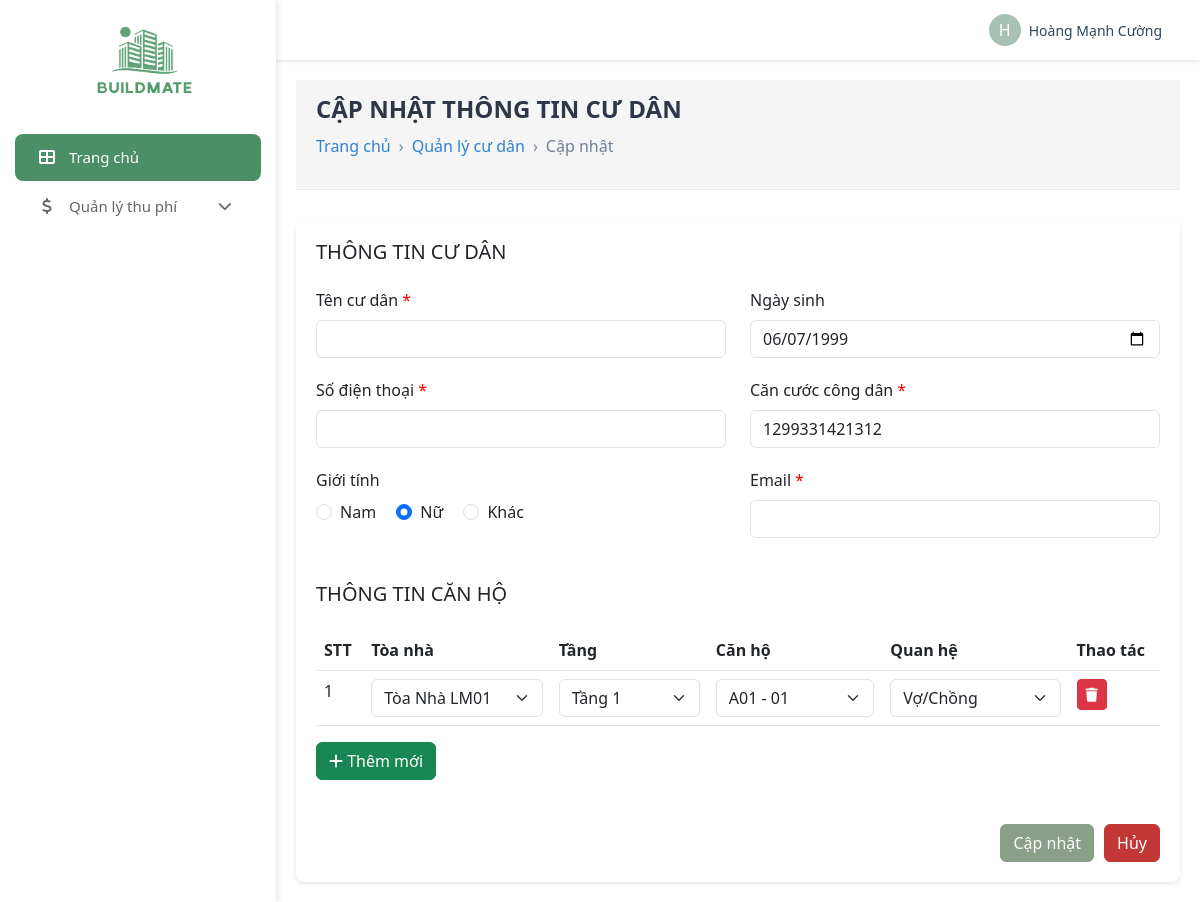
The page /admin/apartment/update_resident.php?id=4 (signed in) on the database its author committed.
### tables this page shows
CREATE TABLE `resident` (
  `ID` int(11) NOT NULL,
  `NationalId` varchar(50) DEFAULT NULL,
  `Dob` date DEFAULT NULL,
  `Gender` varchar(10) DEFAULT NULL
);

CREATE TABLE `residentapartment` (
  `ResidentId` int(11) NOT NULL,
  `ApartmentId` int(11) NOT NULL,
  `Relationship` varchar(100) DEFAULT NULL
);

### admin/apartment/update_resident.php (the view, shortened to what this page needs)
<?php
include '../../database/DBController.php';
$resident_id = mysqli_real_escape_string($conn, $_GET['id']);
$resident_query = mysqli_query($conn, "
    SELECT r.*, u.UserName, u.Email, u.PhoneNumber
    FROM resident r
    LEFT JOIN users u ON r.ID = u.ResidentID
    WHERE r.ID = '$resident_id'
");
$resident = mysqli_fetch_assoc($resident_query);
$apartments_query = mysqli_query($conn, "
    SELECT ra.*,
           a.Name as ApartmentName, a.ApartmentID,
           f.Name as FloorName, f.ID as FloorId,
           b.Name as BuildingName, b.ID as BuildingId
    FROM ResidentApartment ra
    JOIN apartment a ON ra.ApartmentId = a.ApartmentID
    JOIN Floors f ON a.FloorId = f.ID
    JOIN Buildings b ON f.BuildingId = b.ID
    WHERE ra.ResidentId = '$resident_id'
") or die('Query failed: ' . mysqli_error($conn));
?>
<!DOCTYPE html>
<html lang="en">
<head>
    <link rel="stylesheet" href="https://cdnjs.cloudflare.com/ajax/libs/font-awesome/6.0.0/css/all.min.css">
    <link href="https://cdn.jsdelivr.net/npm/bootstrap@5.3.0/dist/css/bootstrap.min.css" rel="stylesheet">
</head>
<body>
    <div class="d-flex">
        <?php include '../admin_navbar.php'; ?>
        <div style="width: 100%;">
            <?php include '../admin_header.php'; ?>
            <div class="manage-container">
                <div class="page-header">
                    <h2>CẬP NHẬT THÔNG TIN CƯ DÂN</h2>
                    <div class="breadcrumb">
                        <a href="dashboard.php">Trang chủ</a>
                        <span>›</span>
                        <a href="resident_management.php">Quản lý cư dân</a>
                        <span>›</span>
                        <span>Cập nhật</span>
                    </div>
                </div>
                <div class="form-container">
                    <form action="" method="post">
                        <h5 class="mb-4">THÔNG TIN CƯ DÂN</h5>
                        <div class="row">
                            <div class="col-md-6">
                                <div class="form-group">
                                    <label class="form-label">Tên cư dân<span class="required">*</span></label>
                                    <input type="text" name="name" class="form-control" required
                                           value="<?php echo $resident['UserName']; ?>">
                                </div>
                                <div class="form-group">
                                    <label class="form-label">Số điện thoại<span class="required">*</span></label>
                                    <input type="tel" name="phone" class="form-control" required
                                           value="<?php echo $resident['PhoneNumber']; ?>">
                                </div>
                                <div class="form-group">
                                    <label class="form-label">Giới tính</label>
                                    <div>
                                        <div class="form-check form-check-inline">
                                            <input class="form-check-input" type="radio" name="gender" value="Nam"
                                                   <?php echo ($resident['Gender'] == 'Nam') ? 'checked' : ''; ?>>
                                            <label class="form-check-label">Nam</label>
                                        </div>
                                        <div class="form-check form-check-inline">
                                            <input class="form-check-input" type="radio" name="gender" value="Nữ"
                                                   <?php echo ($resident['Gender'] == 'Nữ') ? 'checked' : ''; ?>>
                                            <label class="form-check-label">Nữ</label>
                                        </div>
                                        <div class="form-check form-check-inline">
                                            <input class="form-check-input" type="radio" name="gender" value="Khác"
                                                   <?php echo ($resident['Gender'] == 'Khác') ? 'checked' : ''; ?>>
                                            <label class="form-check-label">Khác</label>
                                        </div>
                                    </div>
                                </div>
                            </div>
                            <div class="col-md-6">
                                <div class="form-group">
                                    <label class="form-label">Ngày sinh</label>
                                    <input type="date" name="dob" class="form-control"
                                           value="<?php echo $resident['Dob']; ?>">
                                </div>
                                <div class="form-group">
                                    <label class="form-label">Căn cước công dân<span class="required">*</span></label>
                                    <input type="text" name="national_id" class="form-control" required
                                           value="<?php echo $resident['NationalId']; ?>">
                                </div>
                                <div class="form-group">
                                    <label class="form-label">Email<span class="required">*</span></label>
                                    <input type="email" name="email" class="form-control" required
                                           value="<?php echo $resident['Email']; ?>">
                                </div>
                            </div>
                        </div>
                        <h5 class="mb-4 mt-4">THÔNG TIN CĂN HỘ</h5>
                        <table class="table">
                            <thead>
                                <tr>
                                    <th>STT</th>
                                    <th>Tòa nhà</th>
                                    <th>Tầng</th>
                                    <th>Căn hộ</th>
                                    <th>Quan hệ</th>
                                    <th>Thao tác</th>
                                </tr>
                            </thead>
                            <tbody id="apartment-rows">
                                <?php
                                $stt = 1;
                                while($apartment = mysqli_fetch_assoc($apartments_query)) {
                                ?>
                                <tr data-building-id="<?php echo $apartment['BuildingId']; ?>"
                                    data-floor-id="<?php echo $apartment['FloorId']; ?>"
                                    data-apartment-id="<?php echo $apartment['ApartmentId']; ?>">
                                    <td><?php echo $stt++; ?></td>
                                    <td>
                                        <select name="building_id[]" class="form-select building-select" required>
                                            <?php
                                            $buildings = mysqli_query($conn, "SELECT ID, Name FROM Buildings WHERE Status = 'active'");
                                            while($building = mysqli_fetch_assoc($buildings)) {
                                                $selected = ($building['ID'] == $apartment['BuildingId']) ? 'selected' : '';
                                                echo "<option value='{$building['ID']}' {$selected}>{$building['Name']}</option>";
                                            }
                                            ?>
                                        </select>
                                    </td>
                                    <td>
                                        <select name="floor_id[]" class="form-select floor-select" required>
                                            <?php
                                            if($apartment['BuildingId']) {
                                                $floors = mysqli_query($conn, "SELECT ID, Name FROM Floors WHERE BuildingId = '{$apartment['BuildingId']}'");
                                                while($floor = mysqli_fetch_assoc($floors)) {
                                                    $selected = ($floor['ID'] == $apartment['FloorId']) ? 'selected' : '';
                                                    echo "<option value='{$floor['ID']}' {$selected}>{$floor['Name']}</option>";
                                                }
                                            }
                                            ?>
                                        </select>
                                    </td>
                                    <td>
                                        <select name="apartment_id[]" class="form-select apartment-select" required>
                                            <?php
                                            if($apartment['FloorId']) {
                                                $apartments = mysqli_query($conn, "SELECT ApartmentID, Name FROM apartment WHERE FloorId = '{$apartment['FloorId']}'");
                                                while($apt = mysqli_fetch_assoc($apartments)) {
                                                    $selected = ($apt['ApartmentID'] == $apartment['ApartmentId']) ? 'selected' : '';
                                                    echo "<option value='{$apt['ApartmentID']}' {$selected}>{$apt['Name']}</option>";
                                                }
                                            }
                                            ?>
                                        </select>
                                    </td>
                                    <td>
                                        <select name="relationship[]" class="form-select" required>
                                            <?php
                                            $relationships = ['Khách thuê', 'Vợ/Chồng', 'Con', 'Bố mẹ', 'Anh chị em'];
                                            foreach($relationships as $rel) {
                                                $selected = ($rel == $apartment['Relationship']) ? 'selected' : '';
                                                echo "<option value='$rel' $selected>$rel</option>";
                                            }
                                            ?>
                                        </select>
                                    </td>
                                    <td>
                                        <button type="button" class="btn btn-danger btn-sm" onclick="this.closest('tr').remove()">
                                            <i class="fas fa-trash"></i>
                                        </button>
                                    </td>
                                </tr>
                                <?php } ?>
                            </tbody>
                        </table>
                        <button type="button" class="btn btn-success mb-4" onclick="addApartmentRow()">
                            <i class="fas fa-plus"></i> Thêm mới
                        </button>
                        <div class="btn-container">
                            <button type="submit" name="submit" class="btn btn-submit">Cập nhật</button>
                            <a href="resident_management.php" class="btn btn-cancel">Hủy</a>
                        </div>
                    </form>
                </div>
            </div>
        </div>
    </div>
</body>
</html>

### admin/apartment/update_resident.php (style rules this page uses)
.manage-container { padding: 20px; }
.form-container { background: white; padding: 20px; border-radius: 8px; box-shadow: 0 2px 4px rgba(0,0,0,0.1); }
.form-group { margin-bottom: 20px; }
.form-label { font-weight: 500; margin-bottom: 8px; }
.required { color: red; margin-left: 4px; }
.btn-container { margin-top: 20px; display: flex; gap: 10px; justify-content: flex-end; }
.btn-submit { background: #899F87; color: white; }
.btn-cancel { background: #C23636; color: white; }
.page-header { background-color: #f5f5f5; padding: 15px 20px; color: #4a5568; border-bottom: 1px solid #eaeaea; margin-bottom: 30px; }
.page-header h2 { font-size: 24px; font-weight: 600; color: #2d3748; margin-bottom: 10px; }
.breadcrumb { display: flex; gap: 8px; align-items: center; font-size: 14px; }
.breadcrumb a { color: #3182ce; text-decoration: none; }
.breadcrumb span { color: #718096; }
.btn-submit { background: #899F87 !important; border: 1px solid #899F87 !important; color: #fff !important; }
.btn-cancel { background: #C23636 !important; border: 1px solid #C23636 !important; color: #fff !important; }

### rows shown on the page
resident: Gender "☑", dob "06/07/1999", national_id "1299331421312"

### other values the page prints
substr($name, 0, 1) "H"
$name "Hoàng Mạnh Cường"
form field value "Tòa Nhà LM01"
form field value "Tầng 1"
form field value "A01 - 01"
form field value "Vợ/Chồng"
